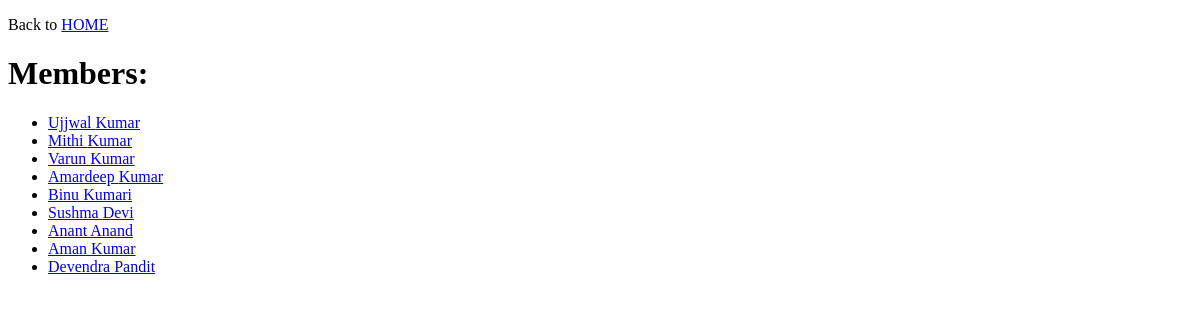
/members/, run on an earlier commit of the app's database.
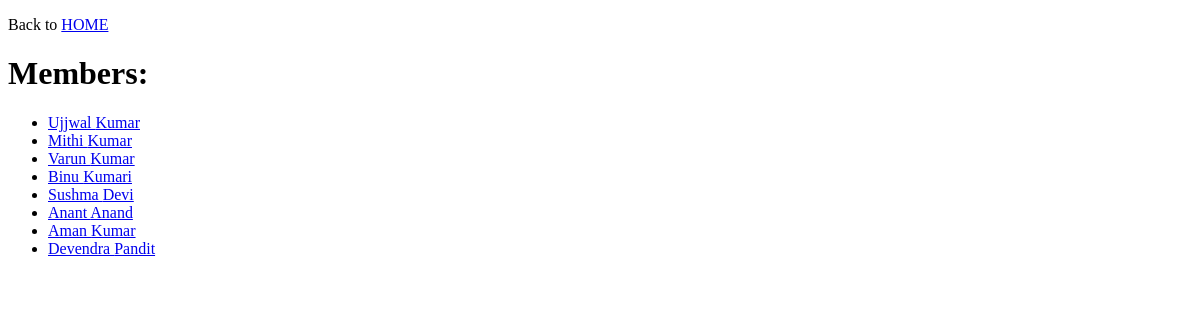
And on a later commit of the database.
### members/models.py (models this page shows, shortened)
class Member(models.Model):
    first_name = models.CharField(max_length=255)
    last_name = models.CharField(max_length=255)
    dob = models.DateField(null=True)
    phone = models.IntegerField(null=True)
    gender = models.CharField(max_length=12, null=True)
    address = models.CharField(max_length=255, null=True)

### members/views.py (the view)
# urls.py: path('members/', views.member, name='members'),
def member(request):
    mymembers = Member.objects.all().values()
    template = loader.get_template('all_members.html')
    context = {
        "mymembers": mymembers,
    }
    return HttpResponse(template.render(context,request))

### members/templates/all_members.html (shortened to what this page needs)
{% extends "master.html" %}
{% block content %}
<p>Back to <a href="/">HOME</a></p>
<h1>Members:</h1>
<ul>
    {% for member in mymembers %}
    <li><a href="details/{{member.id}}">{{member.first_name}} {{member.last_name}}</a></li>
    {% endfor %}
</ul>
{% endblock %}

### members/templates/master.html (shortened to what this page needs)
<!DOCTYPE html>
<html lang="en">
<head>
</head>
<body>
    {% block content %}
    {% endblock %}
</body>
</html></html>

What changed in the data, as far as the page shows it:
removed Member: first_name "Amardeep", last_name "Kumar"
